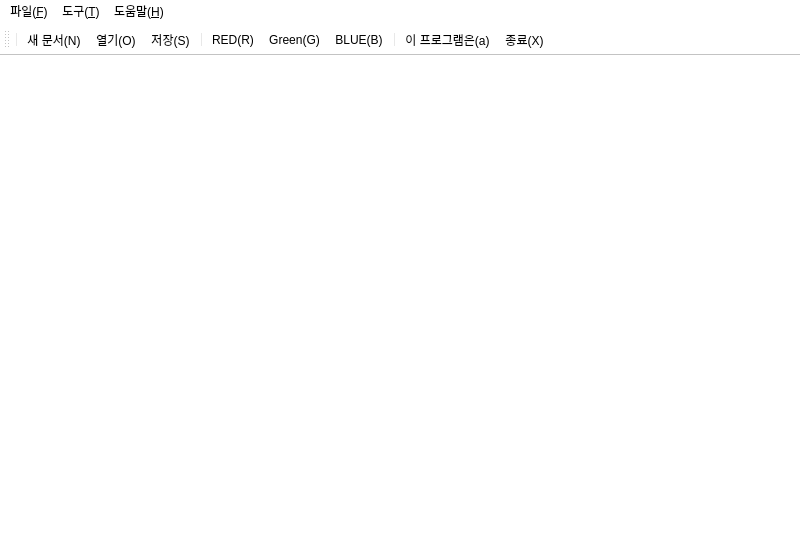
<?xml version="1.0" encoding="UTF-8"?>
<ui version="4.0">
 <class>MainWindow</class>
 <widget class="QMainWindow" name="MainWindow">
  <property name="geometry">
   <rect>
    <x>0</x>
    <y>0</y>
    <width>800</width>
    <height>550</height>
   </rect>
  </property>
  <property name="maximumSize">
   <size>
    <width>800</width>
    <height>550</height>
   </size>
  </property>
  <property name="windowTitle">
   <string>MainWindow</string>
  </property>
  <property name="styleSheet">
   <string notr="true">Background-color :white;</string>
  </property>
  <widget class="QWidget" name="centralwidget">
   <widget class="QLabel" name="lblCanvas">
    <property name="geometry">
     <rect>
      <x>0</x>
      <y>0</y>
      <width>801</width>
      <height>471</height>
     </rect>
    </property>
    <property name="text">
     <string/>
    </property>
   </widget>
  </widget>
  <widget class="QMenuBar" name="menubar">
   <property name="geometry">
    <rect>
     <x>0</x>
     <y>0</y>
     <width>800</width>
     <height>21</height>
    </rect>
   </property>
   <widget class="QMenu" name="menu_File">
    <property name="title">
     <string>파일(&amp;F)</string>
    </property>
    <addaction name="action_NEW"/>
    <addaction name="action_Open"/>
    <addaction name="action_Save"/>
    <addaction name="action_Exit"/>
   </widget>
   <widget class="QMenu" name="menu_T">
    <property name="title">
     <string>도구(&amp;T)</string>
    </property>
    <widget class="QMenu" name="menu_P">
     <property name="title">
      <string>펜(&amp;P)</string>
     </property>
     <addaction name="actionRED_Red"/>
     <addaction name="actionGreen_Green"/>
     <addaction name="actionBLUE_Blue"/>
    </widget>
    <widget class="QMenu" name="menuchang_T">
     <property name="title">
      <string>변환(&amp;T)</string>
     </property>
     <addaction name="action_G"/>
    </widget>
    <addaction name="menu_P"/>
    <addaction name="menuchang_T"/>
   </widget>
   <widget class="QMenu" name="menu_H">
    <property name="title">
     <string>도움말(&amp;H)</string>
    </property>
    <addaction name="action_action"/>
   </widget>
   <addaction name="menu_File"/>
   <addaction name="menu_T"/>
   <addaction name="menu_H"/>
  </widget>
  <widget class="QStatusBar" name="statusbar"/>
  <widget class="QToolBar" name="toolBar">
   <property name="windowTitle">
    <string>toolBar</string>
   </property>
   <attribute name="toolBarArea">
    <enum>TopToolBarArea</enum>
   </attribute>
   <attribute name="toolBarBreak">
    <bool>false</bool>
   </attribute>
   <addaction name="separator"/>
   <addaction name="action_NEW"/>
   <addaction name="action_Open"/>
   <addaction name="action_Save"/>
   <addaction name="separator"/>
   <addaction name="actionRED_Red"/>
   <addaction name="actionGreen_Green"/>
   <addaction name="actionBLUE_Blue"/>
   <addaction name="separator"/>
   <addaction name="action_action"/>
   <addaction name="action_Exit"/>
  </widget>
  <action name="action_NEW">
   <property name="icon">
    <iconset resource="resource.qrc">
     <normaloff>:/icon/imgs/new.png</normaloff>:/icon/imgs/new.png</iconset>
   </property>
   <property name="text">
    <string>새 문서(&amp;N)</string>
   </property>
   <property name="shortcut">
    <string>N</string>
   </property>
  </action>
  <action name="action_Open">
   <property name="icon">
    <iconset resource="resource.qrc">
     <normaloff>:/icon/imgs/open.png</normaloff>:/icon/imgs/open.png</iconset>
   </property>
   <property name="text">
    <string>열기(&amp;O)</string>
   </property>
   <property name="shortcut">
    <string>O</string>
   </property>
  </action>
  <action name="action_Save">
   <property name="icon">
    <iconset resource="resource.qrc">
     <normaloff>:/icon/imgs/save.png</normaloff>:/icon/imgs/save.png</iconset>
   </property>
   <property name="text">
    <string>저장(&amp;S)</string>
   </property>
   <property name="shortcut">
    <string>S</string>
   </property>
  </action>
  <action name="action_Exit">
   <property name="icon">
    <iconset resource="resource.qrc">
     <normaloff>:/icon/imgs/exit.png</normaloff>:/icon/imgs/exit.png</iconset>
   </property>
   <property name="text">
    <string>종료(&amp;X)</string>
   </property>
  </action>
  <action name="actionRED_Red">
   <property name="icon">
    <iconset resource="resource.qrc">
     <normaloff>:/icon/imgs/red.png</normaloff>:/icon/imgs/red.png</iconset>
   </property>
   <property name="text">
    <string>RED(&amp;R)</string>
   </property>
  </action>
  <action name="actionGreen_Green">
   <property name="icon">
    <iconset resource="resource.qrc">
     <normaloff>:/icon/imgs/green.png</normaloff>:/icon/imgs/green.png</iconset>
   </property>
   <property name="text">
    <string>Green(&amp;G)</string>
   </property>
  </action>
  <action name="actionBLUE_Blue">
   <property name="icon">
    <iconset resource="resource.qrc">
     <normaloff>:/icon/imgs/blue.png</normaloff>:/icon/imgs/blue.png</iconset>
   </property>
   <property name="text">
    <string>BLUE(&amp;B)</string>
   </property>
  </action>
  <action name="action_action">
   <property name="icon">
    <iconset resource="resource.qrc">
     <normaloff>:/icon/imgs/about.png</normaloff>:/icon/imgs/about.png</iconset>
   </property>
   <property name="text">
    <string>이 프로그램은...(&amp;a)</string>
   </property>
  </action>
  <action name="action_G">
   <property name="text">
    <string>그레이스케일(&amp;G)</string>
   </property>
  </action>
 </widget>
 <resources>
  <include location="resource.qrc"/>
 </resources>
 <connections/>
</ui>
